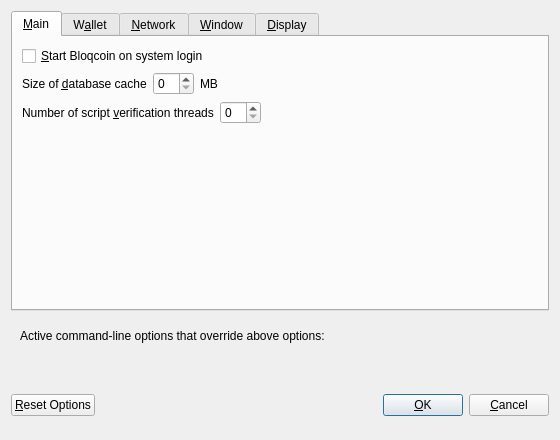
<?xml version="1.0" encoding="UTF-8"?>
<ui version="4.0">
 <class>OptionsDialog</class>
 <widget class="QDialog" name="OptionsDialog">
  <property name="geometry">
   <rect>
    <x>0</x>
    <y>0</y>
    <width>560</width>
    <height>440</height>
   </rect>
  </property>
  <property name="windowTitle">
   <string>Options</string>
  </property>
  <property name="modal">
   <bool>true</bool>
  </property>
  <layout class="QVBoxLayout" name="verticalLayout">
   <item>
    <widget class="QTabWidget" name="tabWidget">
     <property name="currentIndex">
      <number>0</number>
     </property>
     <widget class="QWidget" name="tabMain">
      <attribute name="title">
       <string>&amp;Main</string>
      </attribute>
      <layout class="QVBoxLayout" name="verticalLayout_Main">
       <item>
        <widget class="QCheckBox" name="bloqcoinAtStartup">
         <property name="toolTip">
          <string>Automatically start Bloqcoin after logging in to the system.</string>
         </property>
         <property name="text">
          <string>&amp;Start Bloqcoin on system login</string>
         </property>
        </widget>
       </item>
       <item>
        <layout class="QHBoxLayout" name="horizontalLayout_2_Main">
         <item>
          <widget class="QLabel" name="databaseCacheLabel">
           <property name="text">
            <string>Size of &amp;database cache</string>
           </property>
           <property name="textFormat">
            <enum>Qt::PlainText</enum>
           </property>
           <property name="buddy">
            <cstring>databaseCache</cstring>
           </property>
          </widget>
         </item>
         <item>
          <widget class="QSpinBox" name="databaseCache"/>
         </item>
         <item>
          <widget class="QLabel" name="databaseCacheUnitLabel">
           <property name="text">
            <string>MB</string>
           </property>
           <property name="textFormat">
            <enum>Qt::PlainText</enum>
           </property>
          </widget>
         </item>
         <item>
          <spacer name="horizontalSpacer_2_Main">
           <property name="orientation">
            <enum>Qt::Horizontal</enum>
           </property>
           <property name="sizeHint" stdset="0">
            <size>
             <width>40</width>
             <height>20</height>
            </size>
           </property>
          </spacer>
         </item>
        </layout>
       </item>
       <item>
        <layout class="QHBoxLayout" name="horizontalLayout_3_Main">
         <item>
          <widget class="QLabel" name="threadsScriptVerifLabel">
           <property name="text">
            <string>Number of script &amp;verification threads</string>
           </property>
           <property name="textFormat">
            <enum>Qt::PlainText</enum>
           </property>
           <property name="buddy">
            <cstring>threadsScriptVerif</cstring>
           </property>
          </widget>
         </item>
         <item>
          <widget class="QSpinBox" name="threadsScriptVerif">
           <property name="toolTip">
            <string>(0 = auto, &lt;0 = leave that many cores free)</string>
           </property>
          </widget>
         </item>
         <item>
          <spacer name="horizontalSpacer_3_Main">
           <property name="orientation">
            <enum>Qt::Horizontal</enum>
           </property>
           <property name="sizeHint" stdset="0">
            <size>
             <width>40</width>
             <height>20</height>
            </size>
           </property>
          </spacer>
         </item>
        </layout>
       </item>
       <item>
        <spacer name="verticalSpacer_Main">
         <property name="orientation">
          <enum>Qt::Vertical</enum>
         </property>
         <property name="sizeHint" stdset="0">
          <size>
           <width>20</width>
           <height>40</height>
          </size>
         </property>
        </spacer>
       </item>
      </layout>
     </widget>
     <widget class="QWidget" name="tabWallet">
      <attribute name="title">
       <string>W&amp;allet</string>
      </attribute>
      <layout class="QVBoxLayout" name="verticalLayout_Wallet">
       <item>
        <widget class="QGroupBox" name="groupBox">
         <property name="title">
          <string>Expert</string>
         </property>
         <layout class="QVBoxLayout" name="verticalLayout_2">
          <item>
           <widget class="QCheckBox" name="coinControlFeatures">
            <property name="toolTip">
             <string>Whether to show coin control features or not.</string>
            </property>
            <property name="text">
             <string>Enable coin &amp;control features</string>
            </property>
           </widget>
          </item>
          <item>
           <widget class="QCheckBox" name="spendZeroConfChange">
            <property name="toolTip">
             <string>If you disable the spending of unconfirmed change, the change from a transaction cannot be used until that transaction has at least one confirmation. This also affects how your balance is computed.</string>
            </property>
            <property name="text">
             <string>&amp;Spend unconfirmed change</string>
            </property>
           </widget>
          </item>
         </layout>
        </widget>
       </item>
       <item>
        <spacer name="verticalSpacer_Wallet">
         <property name="orientation">
          <enum>Qt::Vertical</enum>
         </property>
         <property name="sizeHint" stdset="0">
          <size>
           <width>20</width>
           <height>40</height>
          </size>
         </property>
        </spacer>
       </item>
      </layout>
     </widget>
     <widget class="QWidget" name="tabNetwork">
      <attribute name="title">
       <string>&amp;Network</string>
      </attribute>
      <layout class="QVBoxLayout" name="verticalLayout_Network">
       <item>
        <widget class="QCheckBox" name="mapPortUpnp">
         <property name="toolTip">
          <string>Automatically open the Bloqcoin client port on the router. This only works when your router supports UPnP and it is enabled.</string>
         </property>
         <property name="text">
          <string>Map port using &amp;UPnP</string>
         </property>
        </widget>
       </item>
       <item>
        <widget class="QCheckBox" name="allowIncoming">
         <property name="toolTip">
          <string>Accept connections from outside</string>
         </property>
         <property name="text">
          <string>Allow incoming connections</string>
         </property>
        </widget>
       </item>
       <item>
        <widget class="QCheckBox" name="connectSocks">
         <property name="toolTip">
          <string>Connect to the Bloqcoin network through a SOCKS5 proxy.</string>
         </property>
         <property name="text">
          <string>&amp;Connect through SOCKS5 proxy (default proxy):</string>
         </property>
        </widget>
       </item>
       <item>
        <layout class="QHBoxLayout" name="horizontalLayout_1_Network">
         <item>
          <widget class="QLabel" name="proxyIpLabel">
           <property name="text">
            <string>Proxy &amp;IP:</string>
           </property>
           <property name="textFormat">
            <enum>Qt::PlainText</enum>
           </property>
           <property name="buddy">
            <cstring>proxyIp</cstring>
           </property>
          </widget>
         </item>
         <item>
          <widget class="QValidatedLineEdit" name="proxyIp">
           <property name="minimumSize">
            <size>
             <width>140</width>
             <height>0</height>
            </size>
           </property>
           <property name="maximumSize">
            <size>
             <width>140</width>
             <height>16777215</height>
            </size>
           </property>
           <property name="toolTip">
            <string>IP address of the proxy (e.g. IPv4: 127.0.0.1 / IPv6: ::1)</string>
           </property>
          </widget>
         </item>
         <item>
          <widget class="QLabel" name="proxyPortLabel">
           <property name="text">
            <string>&amp;Port:</string>
           </property>
           <property name="textFormat">
            <enum>Qt::PlainText</enum>
           </property>
           <property name="buddy">
            <cstring>proxyPort</cstring>
           </property>
          </widget>
         </item>
         <item>
          <widget class="QLineEdit" name="proxyPort">
           <property name="minimumSize">
            <size>
             <width>55</width>
             <height>0</height>
            </size>
           </property>
           <property name="maximumSize">
            <size>
             <width>55</width>
             <height>16777215</height>
            </size>
           </property>
           <property name="toolTip">
            <string>Port of the proxy (e.g. 9050)</string>
           </property>
          </widget>
         </item>
         <item>
          <spacer name="horizontalSpacer_1_Network">
           <property name="orientation">
            <enum>Qt::Horizontal</enum>
           </property>
           <property name="sizeHint" stdset="0">
            <size>
             <width>40</width>
             <height>20</height>
            </size>
           </property>
          </spacer>
         </item>
        </layout>
       </item>
       <item>
        <layout class="QHBoxLayout" name="horizontalLayout_2_Network">
         <item>
          <widget class="QLabel" name="proxyActiveNets">
           <property name="text">
            <string>Used for reaching peers via:</string>
           </property>
           <property name="textFormat">
            <enum>Qt::PlainText</enum>
           </property>
          </widget>
         </item>
         <item>
          <widget class="QCheckBox" name="proxyReachIPv4">
           <property name="enabled">
            <bool>false</bool>
           </property>
           <property name="toolTip">
            <string>Shows, if the supplied default SOCKS5 proxy is used to reach peers via this network type.</string>
           </property>
           <property name="text">
            <string/>
           </property>
          </widget>
         </item>
         <item>
          <widget class="QLabel" name="proxyReachIPv4Label">
           <property name="text">
            <string>IPv4</string>
           </property>
           <property name="textFormat">
            <enum>Qt::PlainText</enum>
           </property>
          </widget>
         </item>
         <item>
          <widget class="QCheckBox" name="proxyReachIPv6">
           <property name="enabled">
            <bool>false</bool>
           </property>
           <property name="toolTip">
            <string>Shows, if the supplied default SOCKS5 proxy is used to reach peers via this network type.</string>
           </property>
           <property name="text">
            <string/>
           </property>
          </widget>
         </item>
         <item>
          <widget class="QLabel" name="proxyReachIPv6Label">
           <property name="text">
            <string>IPv6</string>
           </property>
           <property name="textFormat">
            <enum>Qt::PlainText</enum>
           </property>
          </widget>
         </item>
         <item>
          <widget class="QCheckBox" name="proxyReachTor">
           <property name="enabled">
            <bool>false</bool>
           </property>
           <property name="toolTip">
            <string>Shows, if the supplied default SOCKS5 proxy is used to reach peers via this network type.</string>
           </property>
           <property name="text">
            <string/>
           </property>
          </widget>
         </item>
         <item>
          <widget class="QLabel" name="proxyReachTorLabel">
           <property name="text">
            <string>Tor</string>
           </property>
           <property name="textFormat">
            <enum>Qt::PlainText</enum>
           </property>
          </widget>
         </item>
         <item>
          <spacer name="horizontalSpacer_2_Network">
           <property name="orientation">
            <enum>Qt::Horizontal</enum>
           </property>
           <property name="sizeHint" stdset="0">
            <size>
             <width>40</width>
             <height>20</height>
            </size>
           </property>
          </spacer>
         </item>
        </layout>
       </item>
       <item>
        <widget class="QCheckBox" name="connectSocksTor">
         <property name="toolTip">
          <string>Connect to the Bloqcoin network through a separate SOCKS5 proxy for Tor hidden services.</string>
         </property>
         <property name="text">
          <string>Use separate SOCKS5 proxy to reach peers via Tor hidden services:</string>
         </property>
        </widget>
       </item>
       <item>
        <layout class="QHBoxLayout" name="horizontalLayout_3_Network">
         <item>
          <widget class="QLabel" name="proxyIpTorLabel">
           <property name="text">
            <string>Proxy &amp;IP:</string>
           </property>
           <property name="textFormat">
            <enum>Qt::PlainText</enum>
           </property>
           <property name="buddy">
            <cstring>proxyIpTor</cstring>
           </property>
          </widget>
         </item>
         <item>
          <widget class="QValidatedLineEdit" name="proxyIpTor">
           <property name="minimumSize">
            <size>
             <width>140</width>
             <height>0</height>
            </size>
           </property>
           <property name="maximumSize">
            <size>
             <width>140</width>
             <height>16777215</height>
            </size>
           </property>
           <property name="toolTip">
            <string>IP address of the proxy (e.g. IPv4: 127.0.0.1 / IPv6: ::1)</string>
           </property>
          </widget>
         </item>
         <item>
          <widget class="QLabel" name="proxyPortTorLabel">
           <property name="text">
            <string>&amp;Port:</string>
           </property>
           <property name="textFormat">
            <enum>Qt::PlainText</enum>
           </property>
           <property name="buddy">
            <cstring>proxyPortTor</cstring>
           </property>
          </widget>
         </item>
         <item>
          <widget class="QLineEdit" name="proxyPortTor">
           <property name="minimumSize">
            <size>
             <width>55</width>
             <height>0</height>
            </size>
           </property>
           <property name="maximumSize">
            <size>
             <width>55</width>
             <height>16777215</height>
            </size>
           </property>
           <property name="toolTip">
            <string>Port of the proxy (e.g. 9050)</string>
           </property>
          </widget>
         </item>
         <item>
          <spacer name="horizontalSpacer_4_Network">
           <property name="orientation">
            <enum>Qt::Horizontal</enum>
           </property>
           <property name="sizeHint" stdset="0">
            <size>
             <width>40</width>
             <height>20</height>
            </size>
           </property>
          </spacer>
         </item>
        </layout>
       </item>
       <item>
        <spacer name="verticalSpacer_Network">
         <property name="orientation">
          <enum>Qt::Vertical</enum>
         </property>
         <property name="sizeHint" stdset="0">
          <size>
           <width>20</width>
           <height>40</height>
          </size>
         </property>
        </spacer>
       </item>
      </layout>
     </widget>
     <widget class="QWidget" name="tabWindow">
      <attribute name="title">
       <string>&amp;Window</string>
      </attribute>
      <layout class="QVBoxLayout" name="verticalLayout_Window">
       <item>
        <widget class="QCheckBox" name="minimizeToTray">
         <property name="toolTip">
          <string>Show only a tray icon after minimizing the window.</string>
         </property>
         <property name="text">
          <string>&amp;Minimize to the tray instead of the taskbar</string>
         </property>
        </widget>
       </item>
       <item>
        <widget class="QCheckBox" name="minimizeOnClose">
         <property name="toolTip">
          <string>Minimize instead of exit the application when the window is closed. When this option is enabled, the application will be closed only after selecting Exit in the menu.</string>
         </property>
         <property name="text">
          <string>M&amp;inimize on close</string>
         </property>
        </widget>
       </item>
       <item>
        <spacer name="verticalSpacer_Window">
         <property name="orientation">
          <enum>Qt::Vertical</enum>
         </property>
         <property name="sizeHint" stdset="0">
          <size>
           <width>20</width>
           <height>40</height>
          </size>
         </property>
        </spacer>
       </item>
      </layout>
     </widget>
     <widget class="QWidget" name="tabDisplay">
      <attribute name="title">
       <string>&amp;Display</string>
      </attribute>
      <layout class="QVBoxLayout" name="verticalLayout_Display">
       <item>
        <layout class="QHBoxLayout" name="horizontalLayout_1_Display">
         <item>
          <widget class="QLabel" name="langLabel">
           <property name="text">
            <string>User Interface &amp;language:</string>
           </property>
           <property name="textFormat">
            <enum>Qt::PlainText</enum>
           </property>
           <property name="buddy">
            <cstring>lang</cstring>
           </property>
          </widget>
         </item>
         <item>
          <widget class="QValueComboBox" name="lang">
           <property name="toolTip">
            <string>The user interface language can be set here. This setting will take effect after restarting Bloqcoin.</string>
           </property>
          </widget>
         </item>
        </layout>
       </item>
       <item>
        <layout class="QHBoxLayout" name="horizontalLayout_2_Display">
         <item>
          <widget class="QLabel" name="unitLabel">
           <property name="text">
            <string>&amp;Unit to show amounts in:</string>
           </property>
           <property name="textFormat">
            <enum>Qt::PlainText</enum>
           </property>
           <property name="buddy">
            <cstring>unit</cstring>
           </property>
          </widget>
         </item>
         <item>
          <widget class="QValueComboBox" name="unit">
           <property name="toolTip">
            <string>Choose the default subdivision unit to show in the interface and when sending coins.</string>
           </property>
          </widget>
         </item>
        </layout>
       </item>
       <item>
        <layout class="QHBoxLayout" name="horizontalLayout_3_Display">
         <item>
          <widget class="QLabel" name="thirdPartyTxUrlsLabel">
           <property name="toolTip">
            <string>Third party URLs (e.g. a block explorer) that appear in the transactions tab as context menu items. %s in the URL is replaced by transaction hash. Multiple URLs are separated by vertical bar |.</string>
           </property>
           <property name="text">
            <string>Third party transaction URLs</string>
           </property>
           <property name="buddy">
            <cstring>thirdPartyTxUrls</cstring>
           </property>
          </widget>
         </item>
         <item>
          <widget class="QLineEdit" name="thirdPartyTxUrls">
           <property name="toolTip">
            <string>Third party URLs (e.g. a block explorer) that appear in the transactions tab as context menu items. %s in the URL is replaced by transaction hash. Multiple URLs are separated by vertical bar |.</string>
           </property>
          </widget>
         </item>
        </layout>
       </item>
       <item>
        <spacer name="verticalSpacer_Display">
         <property name="orientation">
          <enum>Qt::Vertical</enum>
         </property>
         <property name="sizeHint" stdset="0">
          <size>
           <width>20</width>
           <height>40</height>
          </size>
         </property>
        </spacer>
       </item>
      </layout>
     </widget>
    </widget>
   </item>
   <item>
    <widget class="QFrame" name="frame">
     <layout class="QVBoxLayout" name="verticalLayout_Bottom">
      <item>
       <layout class="QHBoxLayout" name="horizontalLayout_Bottom">
        <item>
         <widget class="QLabel" name="overriddenByCommandLineInfoLabel">
          <property name="text">
           <string>Active command-line options that override above options:</string>
          </property>
          <property name="textFormat">
           <enum>Qt::PlainText</enum>
          </property>
         </widget>
        </item>
        <item>
         <spacer name="horizontalSpacer_Bottom">
          <property name="orientation">
           <enum>Qt::Horizontal</enum>
          </property>
          <property name="sizeHint" stdset="0">
           <size>
            <width>40</width>
            <height>20</height>
           </size>
          </property>
         </spacer>
        </item>
       </layout>
      </item>
      <item>
       <widget class="QLabel" name="overriddenByCommandLineLabel">
        <property name="text">
         <string/>
        </property>
        <property name="textFormat">
         <enum>Qt::PlainText</enum>
        </property>
        <property name="wordWrap">
         <bool>true</bool>
        </property>
       </widget>
      </item>
     </layout>
    </widget>
   </item>
   <item>
    <layout class="QHBoxLayout" name="horizontalLayout_Buttons">
     <item>
      <widget class="QPushButton" name="resetButton">
       <property name="toolTip">
        <string>Reset all client options to default.</string>
       </property>
       <property name="text">
        <string>&amp;Reset Options</string>
       </property>
       <property name="autoDefault">
        <bool>false</bool>
       </property>
      </widget>
     </item>
     <item>
      <spacer name="horizontalSpacer_1">
       <property name="orientation">
        <enum>Qt::Horizontal</enum>
       </property>
       <property name="sizeHint" stdset="0">
        <size>
         <width>40</width>
         <height>48</height>
        </size>
       </property>
      </spacer>
     </item>
     <item>
      <widget class="QLabel" name="statusLabel">
       <property name="minimumSize">
        <size>
         <width>200</width>
         <height>0</height>
        </size>
       </property>
       <property name="font">
        <font>
         <weight>75</weight>
         <bold>true</bold>
        </font>
       </property>
       <property name="text">
        <string/>
       </property>
       <property name="textFormat">
        <enum>Qt::PlainText</enum>
       </property>
       <property name="wordWrap">
        <bool>true</bool>
       </property>
      </widget>
     </item>
     <item>
      <spacer name="horizontalSpacer_2">
       <property name="orientation">
        <enum>Qt::Horizontal</enum>
       </property>
       <property name="sizeHint" stdset="0">
        <size>
         <width>40</width>
         <height>48</height>
        </size>
       </property>
      </spacer>
     </item>
     <item>
      <widget class="QPushButton" name="okButton">
       <property name="text">
        <string>&amp;OK</string>
       </property>
       <property name="autoDefault">
        <bool>false</bool>
       </property>
       <property name="default">
        <bool>true</bool>
       </property>
      </widget>
     </item>
     <item>
      <widget class="QPushButton" name="cancelButton">
       <property name="text">
        <string>&amp;Cancel</string>
       </property>
       <property name="autoDefault">
        <bool>false</bool>
       </property>
      </widget>
     </item>
    </layout>
   </item>
  </layout>
 </widget>
 <customwidgets>
  <customwidget>
   <class>QValidatedLineEdit</class>
   <extends>QLineEdit</extends>
   <header>qvalidatedlineedit.h</header>
  </customwidget>
  <customwidget>
   <class>QValueComboBox</class>
   <extends>QComboBox</extends>
   <header>qvaluecombobox.h</header>
  </customwidget>
 </customwidgets>
 <resources/>
 <connections/>
</ui>
